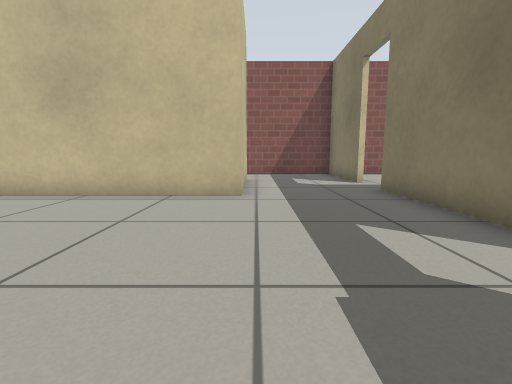
view 1 (above)

15 first-person views from a walk through a robot-simulator world made for Gazebo. The camera is 0.5 m above the floor, tilts 8° down and sees 85° across. The floor is counted in squares, 0.5 m on a side. Each view is taken from the middle of a square. On the plan, view 1 faces up. The plan holds only what a view shows up to about 11 squares ahead; the rest is blank. Gazebo's built-in surfaces are drawn with simple patterns.

view 2
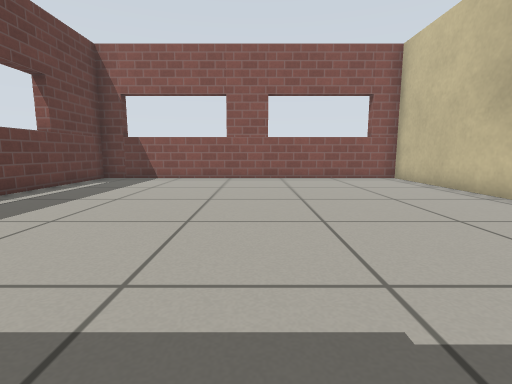

view 3
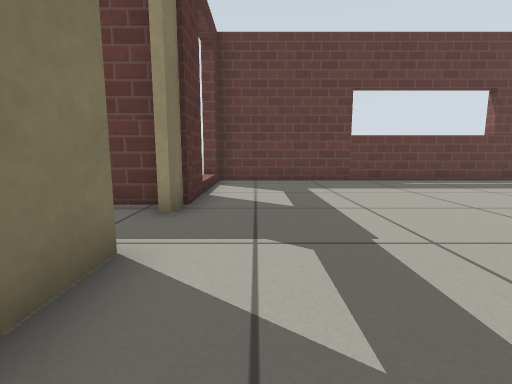

view 4
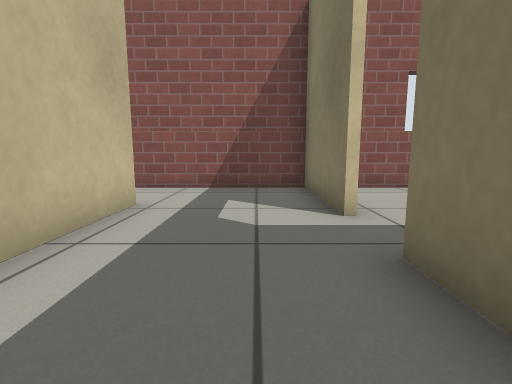

view 5
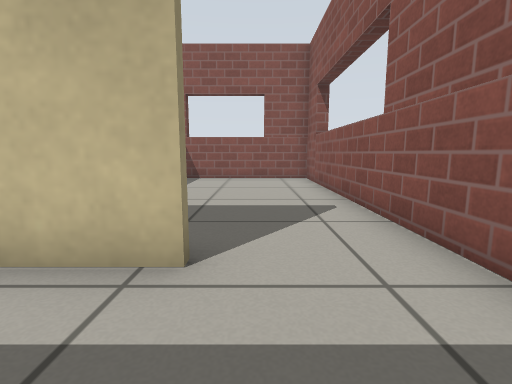

view 6
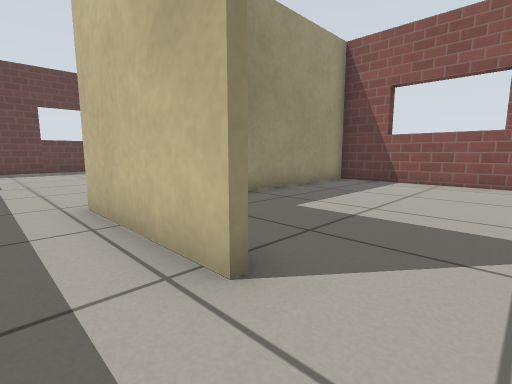

view 7
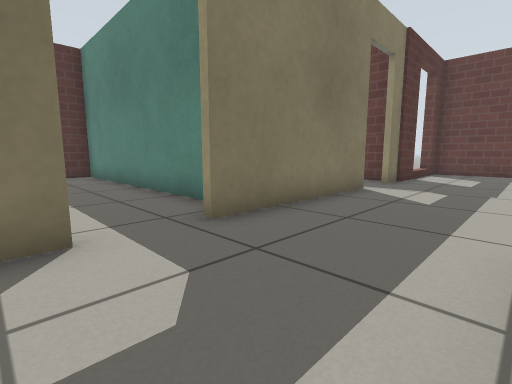

view 8
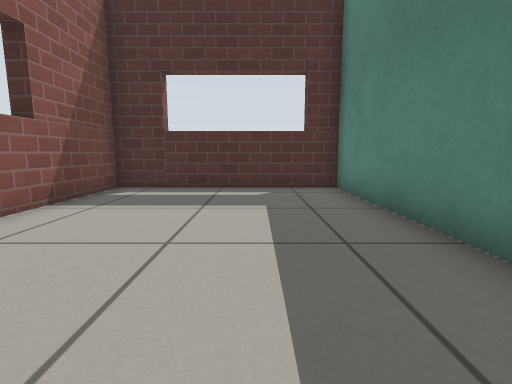

view 9
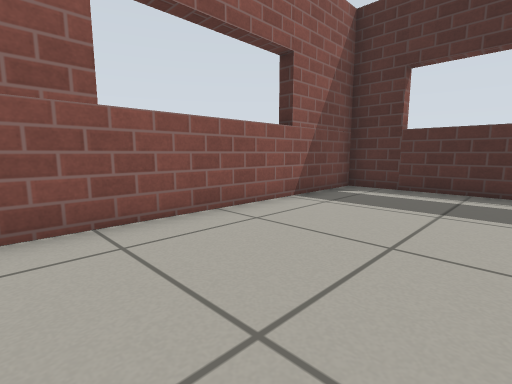

view 10
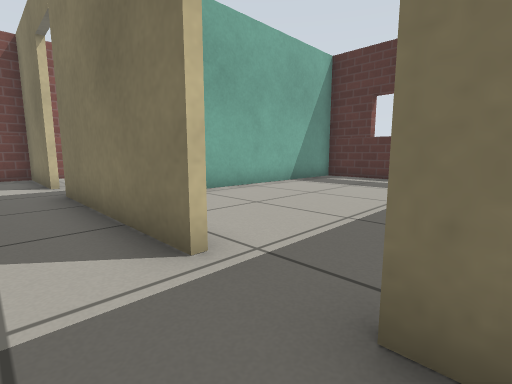

view 11
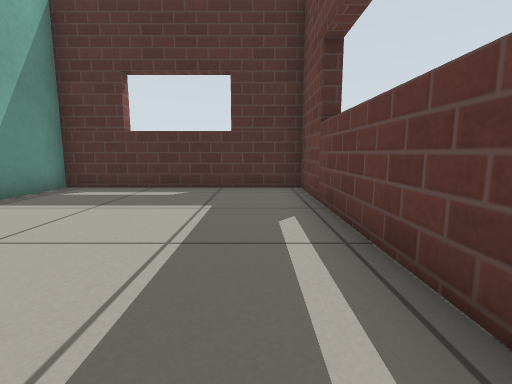

view 12
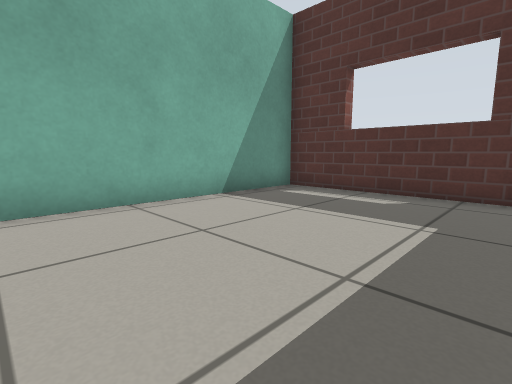

view 13
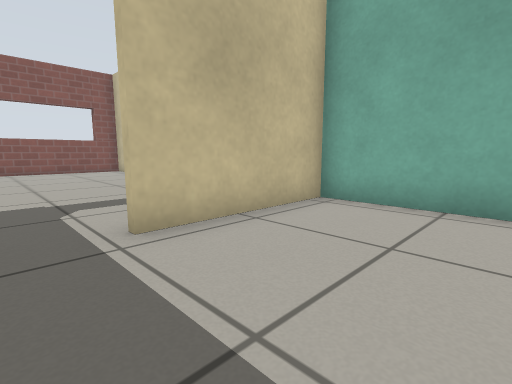

view 14
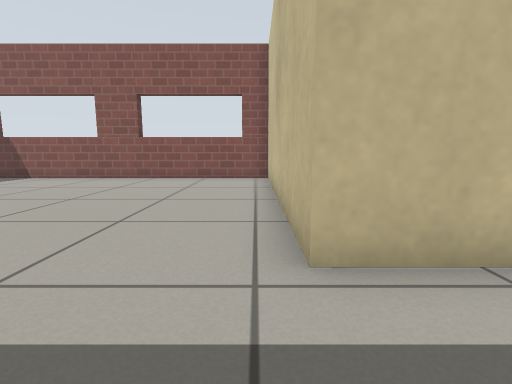

view 15
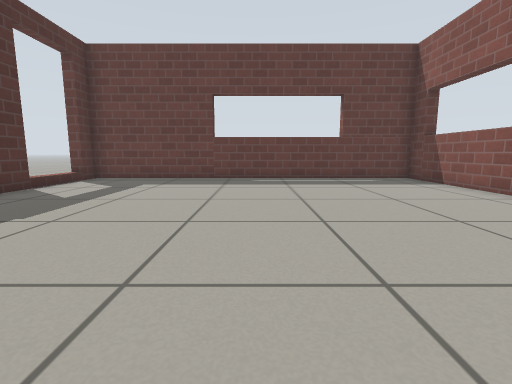

### Floor plan
Ten units are one square. View 1 is at (0, 0); x grows to the right and y downward. Boxes are objects, and circles mark ways between rooms. Rooms are numbered by the first view taken in them; rooms with no view inside come last. Other rooms are left out.
<svg viewBox="-95 -135 230 190">
<path fill="none" stroke="#000" d="M34 -23 34 -76M34 19 34 -5M-3 -104 -3 -65 -90 -65 -90 50 34 50 34 42M34 -93 34 -130 -6 -130M49 -67 130 -67 130 -130 41 -130M62 3 130 3 130 -65 36 -65 36 -23M39 3 47 3M-6 -130 -90 -130 -90 -67 -40 -67"/>
<circle cx="35" cy="-85" r="3" fill="#2a7"/>
<circle cx="35" cy="-15" r="3" fill="#2a7"/>
<circle cx="-10" cy="-115" r="3" fill="#2a7"/>
<text x="-20" y="-20">1</text>
<text x="80" y="-100">2</text>
<text x="80" y="-40">3</text>
<text x="-50" y="-100">4</text>
</svg>
Room 1 opens to room 2. Room 1 opens to room 3. Room 1 opens to room 4.

Where each view was taken, in squares from view 1:
view 1: 0 up, 0 right, facing up
view 2: 1 up, 2 right, facing left
view 3: 5 up, 2 right, facing down
view 4: 5 up, 2 right, facing up
view 5: 11 up, 2 right, facing left
view 6: 12 up, 1 right, facing down-left
view 7: 10 up, 0 right, facing down-right
view 8: 9 up, 5 right, facing right
view 9: 9 up, 5 right, facing up-right
view 10: 0 up, 2 right, facing up-right
view 11: 1 up, 5 right, facing right
view 12: 1 up, 6 right, facing up-right
view 13: 1 up, 7 right, facing up-left
view 14: 6 up, 2 right, facing left
view 15: 6 up, 3 left, facing down
